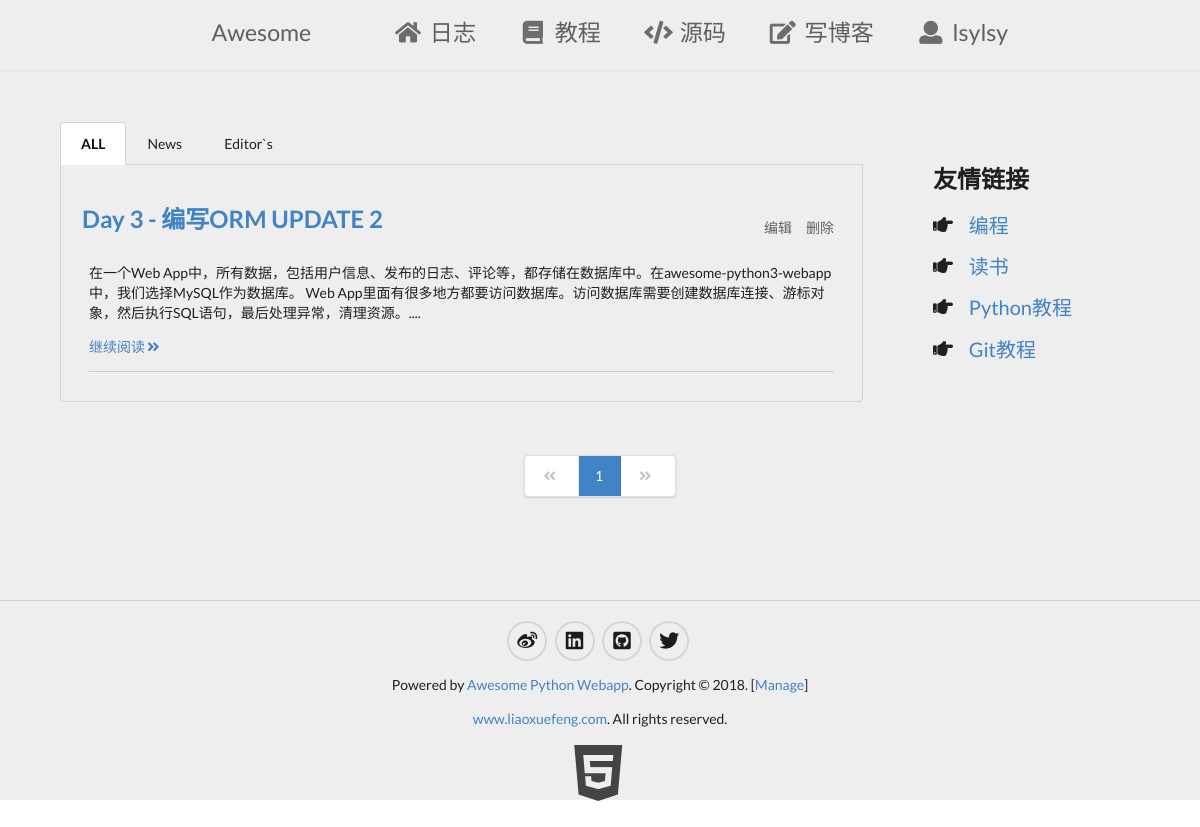
The app's page /myblogs/ (signed in), older data.
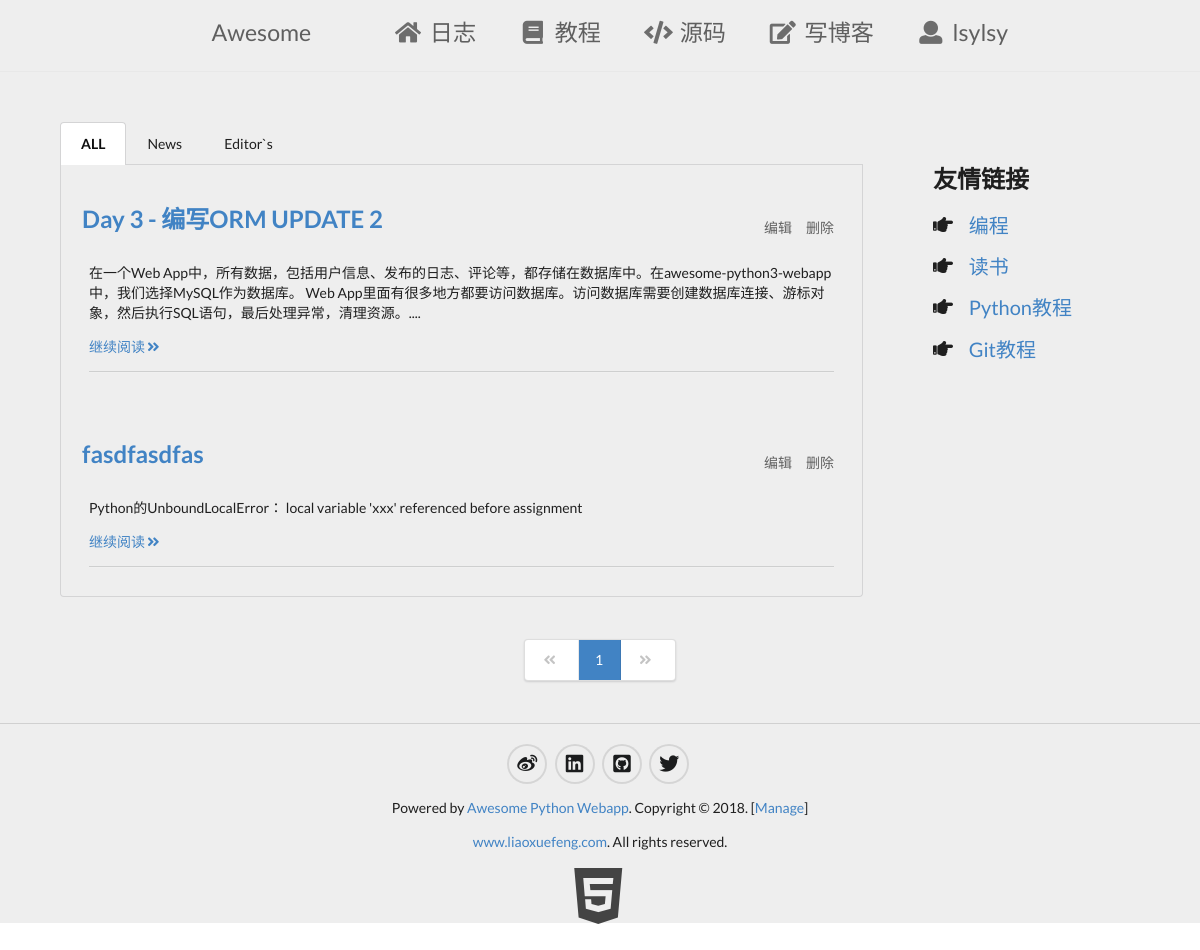
The same page, newer data.
### firstapp/models.py (models this page shows)
class Blog(models.Model):
    user_name = models.ForeignKey(to = User, related_name = "under_blog",on_delete=models.CASCADE, null = True, blank = True )
    name = models.CharField(null = True, blank=True, max_length = 50 )
    summary = models.TextField(null =True)
    content = models.TextField(null =True)
    news_choice = models.NullBooleanField()
    editors_choice = models.NullBooleanField()
    def __str__(self):
        return self.name

### firstapp/coreweb.py (called while the page is built)
	def __call__(self, *args, **kw):
		print("ResponseHandler====================>args:",args)
		print("ResponseHandler====================>kw:",kw)
		try:
			r =  self._func(*args, **kw)
			return r
		except :
			raise

### firstapp/templatetags/summary_wordcount.py (called while the page is built)
@register.filter(name="slice_words")
def slice_words(summary,limit):
	limit = eval(limit)
	return summary if len(summary) < limit else summary[:limit+1]+"...."

### firstapp/templates/myblogs.html (shortened to what this page needs)
{% extends '__base__.html' %}
{% load summary_wordcount %}
{% load pagetag %}
{% block beforehead %}
<link rel="stylesheet" type="text/css" href="../static/css/content.css" charset="utf-8">
{% endblock %}
{% block blog %}
    <div class="ui top attached tabular  menu">
        {%  if 'editors' in request.path %}
            <a href="{% url 'myblogs' %}" class="item">ALL</a>
            <a href="{% url 'myblogs' %}news" class="item">News</a>
            <a href="{% url 'myblogs' %}editors" class="active item">Editor`s</a>
        {%  elif 'news' in request.path %}
            <a href="{% url 'myblogs' %}" class="item">ALL</a>
            <a href="{% url 'myblogs' %}news" class="active item">News</a>
            <a href="{% url 'myblogs' %}editors" class="item">Editor`s</a>
        {%  else %}
            <a href="{% url 'myblogs' %}" class="active item">ALL</a>
            <a href="{% url 'myblogs' %}news" class="item">News</a>
            <a href="{% url 'myblogs' %}editors" class="item">Editor`s</a>
        {% endif %}
    </div>
    <div class="ui basic bottom attached  segment">
    	{% for blog in blogs %}
    		<div class="ui basic segment">
    			<div class="ui text menu">
    				<h2 class="ui header title"><a href="{% url 'myblog' blog.name %}">{{blog.name}}</a></h2>
    				<div class="right menu">
    					<a href="{% url 'myblog_edit' blog.name %}" class="item">编辑</a>
    					<a href="{% url 'myblog_del' blog.name %}" class="item">删除</a>
    				</div>
    			</div>
    			<p class="blog_summary">{{blog.summary|slice_words:"150"}}</p>
    			<p><a href="{% url 'myblog' blog.name %}">继续阅读<i class="angle double right icon"></i></a></p>
    			<div class="ui divider"></div>
    		</div>
    	{% endfor %}
    </div>
{% endblock %}
{% block pager %}
	<div class="ui center aligned very padded vertical segment container ">
		<div class="ui pagination white  menu">
			{% if page.has_prevoius %}
				<a href="?page={{ page.prev_page }}" class="item">
					<i class="angle blue double left icon"></i>
				</a>
			{% else %}
				<div href="?page={{ page.start_index }}" class="disabled item">
					<i class="angle double left icon"></i>
				</div>
			{% endif %}
			{% for pg in page.page_range %}
				{% circle_page page pg %}
			{% endfor %}
			{% if page.has_next %}
				<a href="?page={{ page.next_page }}" class="item">
					<i class="angle blue double right icon"></i>
				</a>
			{% else %}
				<div  class="disabled item">
					<i class="angle double right icon"></i>
				</div>
			{% endif %}
		</div>
	</div>
{% endblock %}

Row changes from the older to the newer data that the page shows:
added Blog: name "fasdfasdfas", summary "Python的UnboundLocalError： local variable 'xxx' referenced before assignment"
